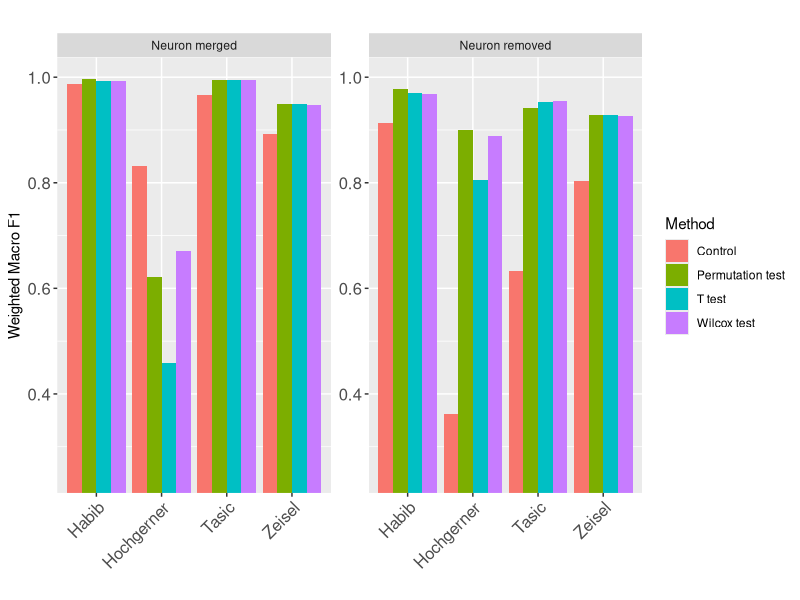

Generate this figure with R:
library(ggplot2)

df.evaluate <- 
    data.frame(test.method = c(rep('Neuron merged', 16), rep('Neuron removed', 16)),
               dataset = c(rep('Zeisel', 4), rep('Tasic', 4),
                           rep('Habib', 4), rep('Hochgerner', 4),
                           rep('Zeisel', 4), rep('Tasic', 4),
                           rep('Habib', 4), rep('Hochgerner', 4)),
               method = c('Control', 'Wilcox test', 'T test', 'Permutation test',
                          'Control', 'Wilcox test', 'T test', 'Permutation test',
                          'Control', 'Wilcox test', 'T test', 'Permutation test',
                          'Control', 'Wilcox test', 'T test', 'Permutation test'),
               macro.f1 = c(0.8924, 0.9479, 0.9492, 0.9492,
                            0.9668, 0.9954, 0.9953, 0.9942,
                            0.9879, 0.9922, 0.9925, 0.9957,
                            0.8318, 0.6700, 0.4581, 0.6209,
                            0.8035, 0.9268, 0.9281, 0.9281, 
                            0.6338, 0.9550, 0.9537, 0.9412,
                            0.9139, 0.9678, 0.9692, 0.9777,
                            0.3621, 0.8883, 0.8047, 0.9001))

ggplot(df.evaluate,
       aes(x = dataset, y = macro.f1, fill = method)) +
    geom_bar(position = 'dodge', stat = 'identity') +
    facet_wrap(~ test.method, scales = 'free', ncol = 2) +
    labs(title = "", y = 'Weighted Macro F1', x = '', fill = 'Method') + 
    coord_cartesian(ylim = c(0.25, 1)) + 
    theme(axis.text = element_text(size = 12),
          axis.text.x = element_text(angle = 45, hjust = 1))   
